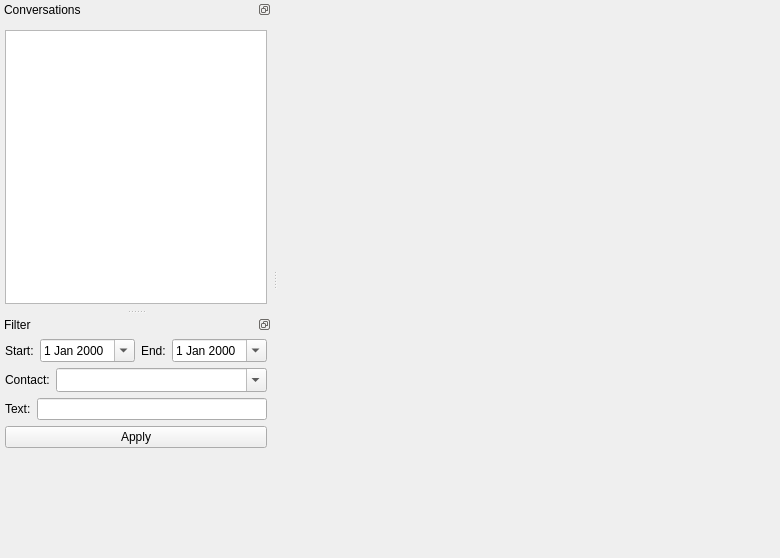
<?xml version="1.0" encoding="UTF-8"?>
<ui version="4.0">
 <class>ViewHistoryWindowClass</class>
 <widget class="QMainWindow" name="ViewHistoryWindowClass">
  <property name="geometry">
   <rect>
    <x>0</x>
    <y>0</y>
    <width>780</width>
    <height>558</height>
   </rect>
  </property>
  <property name="iconSize">
   <size>
    <width>16</width>
    <height>16</height>
   </size>
  </property>
  <property name="dockOptions">
   <set>QMainWindow::AllowNestedDocks|QMainWindow::AllowTabbedDocks|QMainWindow::AnimatedDocks</set>
  </property>
  <widget class="QWidget" name="wdtCentral">
   <layout class="QVBoxLayout" name="verticalLayout_3">
    <property name="margin">
     <number>5</number>
    </property>
    <item>
     <widget class="QLabel" name="lblCollectionInfo">
      <property name="wordWrap">
       <bool>true</bool>
      </property>
     </widget>
    </item>
    <item>
     <widget class="QWidget" name="wdtMessages" native="true">
      <property name="sizePolicy">
       <sizepolicy hsizetype="Expanding" vsizetype="Expanding">
        <horstretch>0</horstretch>
        <verstretch>0</verstretch>
       </sizepolicy>
      </property>
     </widget>
    </item>
   </layout>
  </widget>
  <widget class="QDockWidget" name="dkwConversations">
   <property name="features">
    <set>QDockWidget::DockWidgetFloatable|QDockWidget::DockWidgetMovable</set>
   </property>
   <property name="windowTitle">
    <string>Conversations</string>
   </property>
   <attribute name="dockWidgetArea">
    <number>1</number>
   </attribute>
   <widget class="QWidget" name="dwcConversations">
    <layout class="QVBoxLayout" name="verticalLayout_2">
     <property name="margin">
      <number>5</number>
     </property>
     <item>
      <widget class="QWidget" name="wdtCollectionTools" native="true"/>
     </item>
     <item>
      <widget class="QTreeView" name="trvCollections">
       <property name="contextMenuPolicy">
        <enum>Qt::CustomContextMenu</enum>
       </property>
       <property name="editTriggers">
        <set>QAbstractItemView::NoEditTriggers</set>
       </property>
       <property name="alternatingRowColors">
        <bool>true</bool>
       </property>
       <property name="indentation">
        <number>10</number>
       </property>
       <property name="uniformRowHeights">
        <bool>true</bool>
       </property>
       <property name="allColumnsShowFocus">
        <bool>true</bool>
       </property>
      </widget>
     </item>
    </layout>
   </widget>
  </widget>
  <widget class="QDockWidget" name="dkwFilter">
   <property name="features">
    <set>QDockWidget::DockWidgetFloatable|QDockWidget::DockWidgetMovable</set>
   </property>
   <property name="windowTitle">
    <string>Filter</string>
   </property>
   <attribute name="dockWidgetArea">
    <number>1</number>
   </attribute>
   <widget class="QWidget" name="dwcFilter">
    <layout class="QVBoxLayout" name="verticalLayout">
     <property name="margin">
      <number>5</number>
     </property>
     <item>
      <layout class="QHBoxLayout" name="hboxlayout_1">
       <item>
        <widget class="QLabel" name="lblStart">
         <property name="text">
          <string>Start:</string>
         </property>
         <property name="buddy">
          <cstring>dedStart</cstring>
         </property>
        </widget>
       </item>
       <item>
        <widget class="QDateEdit" name="dedStart">
         <property name="sizePolicy">
          <sizepolicy hsizetype="Expanding" vsizetype="Fixed">
           <horstretch>0</horstretch>
           <verstretch>0</verstretch>
          </sizepolicy>
         </property>
         <property name="calendarPopup">
          <bool>true</bool>
         </property>
        </widget>
       </item>
       <item>
        <widget class="QLabel" name="lblEnd">
         <property name="text">
          <string>End:</string>
         </property>
         <property name="buddy">
          <cstring>dedEnd</cstring>
         </property>
        </widget>
       </item>
       <item>
        <widget class="QDateEdit" name="dedEnd">
         <property name="sizePolicy">
          <sizepolicy hsizetype="Expanding" vsizetype="Fixed">
           <horstretch>0</horstretch>
           <verstretch>0</verstretch>
          </sizepolicy>
         </property>
         <property name="time">
          <time>
           <hour>23</hour>
           <minute>59</minute>
           <second>59</second>
          </time>
         </property>
         <property name="calendarPopup">
          <bool>true</bool>
         </property>
        </widget>
       </item>
      </layout>
     </item>
     <item>
      <layout class="QHBoxLayout" name="hboxlayout_2">
       <item>
        <widget class="QLabel" name="lblContact">
         <property name="text">
          <string>Contact:</string>
         </property>
         <property name="buddy">
          <cstring>cmbContact</cstring>
         </property>
        </widget>
       </item>
       <item>
        <widget class="QComboBox" name="cmbContact">
         <property name="sizePolicy">
          <sizepolicy hsizetype="Expanding" vsizetype="Fixed">
           <horstretch>0</horstretch>
           <verstretch>0</verstretch>
          </sizepolicy>
         </property>
         <property name="editable">
          <bool>true</bool>
         </property>
         <property name="insertPolicy">
          <enum>QComboBox::NoInsert</enum>
         </property>
         <property name="sizeAdjustPolicy">
          <enum>QComboBox::AdjustToMinimumContentsLengthWithIcon</enum>
         </property>
        </widget>
       </item>
      </layout>
     </item>
     <item>
      <layout class="QHBoxLayout" name="hboxlayout_3">
       <item>
        <widget class="QLabel" name="lblText">
         <property name="text">
          <string>Text:</string>
         </property>
        </widget>
       </item>
       <item>
        <widget class="QLineEdit" name="lneText"/>
       </item>
      </layout>
     </item>
     <item>
      <widget class="QPushButton" name="pbtApply">
       <property name="text">
        <string>Apply</string>
       </property>
      </widget>
     </item>
     <item>
      <spacer name="verticalSpacer">
       <property name="orientation">
        <enum>Qt::Vertical</enum>
       </property>
       <property name="sizeHint" stdset="0">
        <size>
         <width>20</width>
         <height>40</height>
        </size>
       </property>
      </spacer>
     </item>
    </layout>
   </widget>
  </widget>
 </widget>
 <layoutdefault spacing="6" margin="11"/>
 <tabstops>
  <tabstop>dedStart</tabstop>
  <tabstop>dedEnd</tabstop>
  <tabstop>lneText</tabstop>
 </tabstops>
 <resources/>
 <connections/>
</ui>
